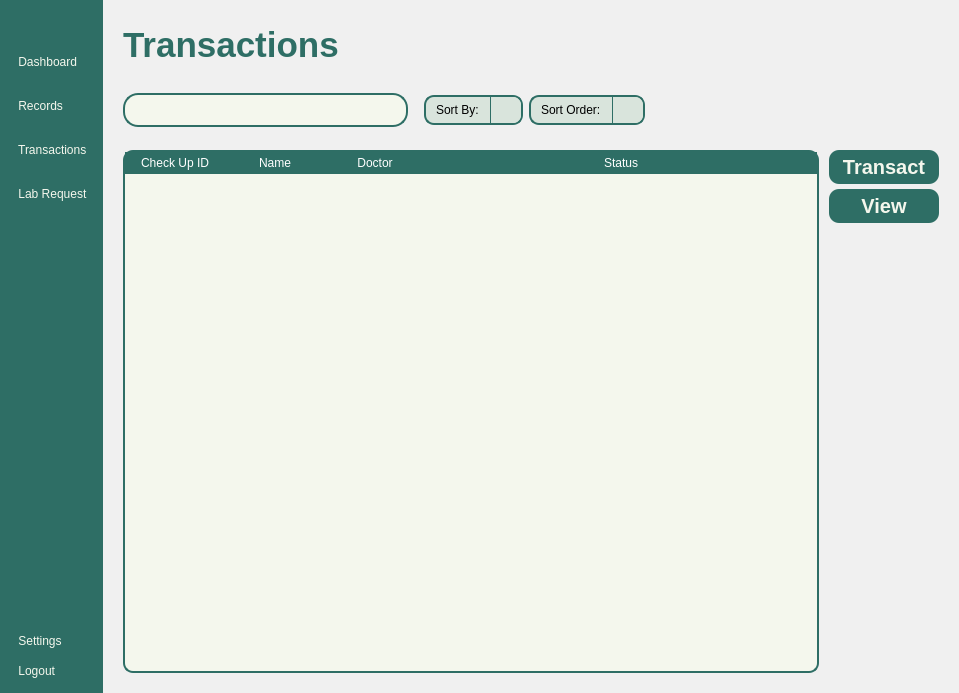
<?xml version="1.0" encoding="UTF-8"?>
<ui version="4.0">
 <class>MainWindow</class>
 <widget class="QMainWindow" name="MainWindow">
  <property name="geometry">
   <rect>
    <x>0</x>
    <y>0</y>
    <width>959</width>
    <height>693</height>
   </rect>
  </property>
  <property name="windowTitle">
   <string>MainWindow</string>
  </property>
  <property name="styleSheet">
   <string notr="true">*{
	padding: 0px;
	margin: 0px;
	border: 0px;
}
QPushButton {
	font: 900 16pt &quot;Satoshi Black&quot;;
	background-color: transparent;
 	border-radius: 10px;
	color: #F4F7ED;
	text-align: left;
	padding: 5px 5px;
}
#NavBar {
    background-color: #2E6E65;
}
QLabel {
	font: 900 10pt &quot;Satoshi Black&quot;;
	font-size: 20px;
	font-weight: bold;
	color: #2E6E65;
	qproperty-alignment: 'AlignLeft';
    qproperty-wordWrap: true;
	background: transparent;
}
</string>
  </property>
  <widget class="QWidget" name="centralwidget">
   <layout class="QHBoxLayout" name="horizontalLayout">
    <property name="spacing">
     <number>0</number>
    </property>
    <property name="leftMargin">
     <number>0</number>
    </property>
    <property name="topMargin">
     <number>0</number>
    </property>
    <property name="rightMargin">
     <number>0</number>
    </property>
    <property name="bottomMargin">
     <number>0</number>
    </property>
    <item>
     <widget class="QWidget" name="NavBar" native="true">
      <property name="sizePolicy">
       <sizepolicy hsizetype="Preferred" vsizetype="Expanding">
        <horstretch>0</horstretch>
        <verstretch>0</verstretch>
       </sizepolicy>
      </property>
      <layout class="QVBoxLayout" name="verticalLayout_3">
       <property name="spacing">
        <number>6</number>
       </property>
       <property name="leftMargin">
        <number>10</number>
       </property>
       <property name="topMargin">
        <number>10</number>
       </property>
       <property name="rightMargin">
        <number>10</number>
       </property>
       <property name="bottomMargin">
        <number>10</number>
       </property>
       <item>
        <widget class="QPushButton" name="DashBoardButton_2">
         <property name="text">
          <string/>
         </property>
         <property name="icon">
          <iconset resource="../Images/resources.qrc">
           <normaloff>:/lucide/icons/align-justify.svg</normaloff>:/lucide/icons/align-justify.svg</iconset>
         </property>
         <property name="iconSize">
          <size>
           <width>40</width>
           <height>40</height>
          </size>
         </property>
        </widget>
       </item>
       <item>
        <spacer name="verticalSpacer_3">
         <property name="orientation">
          <enum>Qt::Vertical</enum>
         </property>
         <property name="sizeType">
          <enum>QSizePolicy::Fixed</enum>
         </property>
         <property name="sizeHint" stdset="0">
          <size>
           <width>20</width>
           <height>10</height>
          </size>
         </property>
        </spacer>
       </item>
       <item>
        <layout class="QVBoxLayout" name="MainButtons_2">
         <property name="spacing">
          <number>20</number>
         </property>
         <property name="sizeConstraint">
          <enum>QLayout::SetNoConstraint</enum>
         </property>
         <item>
          <widget class="QPushButton" name="DashboardButton">
           <property name="text">
            <string> Dashboard</string>
           </property>
           <property name="icon">
            <iconset resource="../Images/resources.qrc">
             <normaloff>:/lucide/icons/layout-dashboard.svg</normaloff>:/lucide/icons/layout-dashboard.svg</iconset>
           </property>
           <property name="iconSize">
            <size>
             <width>40</width>
             <height>40</height>
            </size>
           </property>
          </widget>
         </item>
         <item>
          <widget class="QPushButton" name="RecordsButton">
           <property name="text">
            <string> Records</string>
           </property>
           <property name="icon">
            <iconset resource="../Images/resources.qrc">
             <normaloff>:/lucide/icons/file-text.svg</normaloff>:/lucide/icons/file-text.svg</iconset>
           </property>
           <property name="iconSize">
            <size>
             <width>40</width>
             <height>40</height>
            </size>
           </property>
          </widget>
         </item>
         <item>
          <widget class="QPushButton" name="TransactionsButton">
           <property name="styleSheet">
            <string notr="true">QPushButton{
	font: 900 20pt &quot;Satoshi Black&quot;;	
}
</string>
           </property>
           <property name="text">
            <string> Transactions</string>
           </property>
           <property name="icon">
            <iconset resource="../Images/resources.qrc">
             <normaloff>:/lucide/icons/tickets.svg</normaloff>:/lucide/icons/tickets.svg</iconset>
           </property>
           <property name="iconSize">
            <size>
             <width>40</width>
             <height>40</height>
            </size>
           </property>
          </widget>
         </item>
         <item>
          <widget class="QPushButton" name="LabRequestButton">
           <property name="text">
            <string> Lab Request</string>
           </property>
           <property name="icon">
            <iconset>
             <normaloff>:/lucide/icons/test-tubes.svg</normaloff>:/lucide/icons/test-tubes.svg</iconset>
           </property>
           <property name="iconSize">
            <size>
             <width>40</width>
             <height>40</height>
            </size>
           </property>
          </widget>
         </item>
        </layout>
       </item>
       <item>
        <spacer name="verticalSpacer_4">
         <property name="orientation">
          <enum>Qt::Vertical</enum>
         </property>
         <property name="sizeType">
          <enum>QSizePolicy::Expanding</enum>
         </property>
         <property name="sizeHint" stdset="0">
          <size>
           <width>20</width>
           <height>40</height>
          </size>
         </property>
        </spacer>
       </item>
       <item>
        <layout class="QVBoxLayout" name="verticalLayout_4">
         <property name="sizeConstraint">
          <enum>QLayout::SetNoConstraint</enum>
         </property>
         <item>
          <widget class="QPushButton" name="ProfileButton">
           <property name="text">
            <string> Settings</string>
           </property>
           <property name="icon">
            <iconset resource="../Images/resources.qrc">
             <normaloff>:/lucide/icons/user-round-cog.svg</normaloff>:/lucide/icons/user-round-cog.svg</iconset>
           </property>
           <property name="iconSize">
            <size>
             <width>40</width>
             <height>40</height>
            </size>
           </property>
          </widget>
         </item>
         <item>
          <widget class="QPushButton" name="pushButton_10">
           <property name="text">
            <string> Logout</string>
           </property>
           <property name="icon">
            <iconset resource="../Images/resources.qrc">
             <normaloff>:/lucide/icons/log-out.svg</normaloff>:/lucide/icons/log-out.svg</iconset>
           </property>
           <property name="iconSize">
            <size>
             <width>40</width>
             <height>40</height>
            </size>
           </property>
          </widget>
         </item>
        </layout>
       </item>
      </layout>
     </widget>
    </item>
    <item>
     <widget class="QFrame" name="MainBodyContainer">
      <property name="styleSheet">
       <string notr="true">#MainBodyContainer {
	background-color: #f0f0f0;
}

#Header {
	padding: 10px 20px;
	padding-top: 20px;
}
QLabel {
    padding: 0px;
}
#UserType {
	font: 500 12pt &quot;Satoshi&quot;;
	color: #2B3752;
}
#UserName {
	font: 900 16pt &quot;Satoshi&quot;;
	color: #2B3752;
}
#InterfaceTitle{
	font-size: 35px;
}
QGraphicsView {
    border: 2px solid #ccc;
    border-radius: 25px;
    background: white;
}


</string>
      </property>
      <property name="frameShape">
       <enum>QFrame::StyledPanel</enum>
      </property>
      <property name="frameShadow">
       <enum>QFrame::Raised</enum>
      </property>
      <layout class="QVBoxLayout" name="verticalLayout_5">
       <property name="spacing">
        <number>0</number>
       </property>
       <property name="leftMargin">
        <number>0</number>
       </property>
       <property name="topMargin">
        <number>0</number>
       </property>
       <property name="rightMargin">
        <number>0</number>
       </property>
       <property name="bottomMargin">
        <number>0</number>
       </property>
       <item>
        <widget class="QFrame" name="Header">
         <property name="sizePolicy">
          <sizepolicy hsizetype="Expanding" vsizetype="Preferred">
           <horstretch>0</horstretch>
           <verstretch>0</verstretch>
          </sizepolicy>
         </property>
         <property name="frameShape">
          <enum>QFrame::StyledPanel</enum>
         </property>
         <property name="frameShadow">
          <enum>QFrame::Raised</enum>
         </property>
         <layout class="QHBoxLayout" name="horizontalLayout_2">
          <property name="leftMargin">
           <number>0</number>
          </property>
          <property name="topMargin">
           <number>0</number>
          </property>
          <property name="rightMargin">
           <number>0</number>
          </property>
          <property name="bottomMargin">
           <number>0</number>
          </property>
          <item>
           <widget class="QLabel" name="InterfaceTitle">
            <property name="text">
             <string>Transactions</string>
            </property>
           </widget>
          </item>
          <item>
           <layout class="QHBoxLayout" name="UserPanel">
            <property name="rightMargin">
             <number>0</number>
            </property>
            <item>
             <layout class="QVBoxLayout" name="UserInfo">
              <property name="spacing">
               <number>0</number>
              </property>
             </layout>
            </item>
            <item>
             <widget class="QFrame" name="Profile">
              <property name="sizePolicy">
               <sizepolicy hsizetype="Fixed" vsizetype="Fixed">
                <horstretch>0</horstretch>
                <verstretch>0</verstretch>
               </sizepolicy>
              </property>
              <property name="minimumSize">
               <size>
                <width>50</width>
                <height>50</height>
               </size>
              </property>
              <property name="maximumSize">
               <size>
                <width>50</width>
                <height>50</height>
               </size>
              </property>
              <property name="frameShape">
               <enum>QFrame::StyledPanel</enum>
              </property>
              <property name="frameShadow">
               <enum>QFrame::Raised</enum>
              </property>
              <layout class="QVBoxLayout" name="verticalLayout_6">
               <property name="spacing">
                <number>0</number>
               </property>
               <property name="leftMargin">
                <number>0</number>
               </property>
               <property name="topMargin">
                <number>0</number>
               </property>
               <property name="rightMargin">
                <number>0</number>
               </property>
               <property name="bottomMargin">
                <number>0</number>
               </property>
              </layout>
             </widget>
            </item>
           </layout>
          </item>
         </layout>
        </widget>
       </item>
       <item>
        <widget class="QFrame" name="MainBody">
         <property name="sizePolicy">
          <sizepolicy hsizetype="Expanding" vsizetype="Expanding">
           <horstretch>0</horstretch>
           <verstretch>0</verstretch>
          </sizepolicy>
         </property>
         <property name="styleSheet">
          <string notr="true">#Searchbar {
	border: 2px solid #2E6E65;
	border-radius: 15px;
	text-align: center;
	background-color: transparent;
}


</string>
         </property>
         <property name="frameShape">
          <enum>QFrame::StyledPanel</enum>
         </property>
         <property name="frameShadow">
          <enum>QFrame::Raised</enum>
         </property>
         <layout class="QVBoxLayout" name="verticalLayout_7">
          <property name="spacing">
           <number>0</number>
          </property>
          <property name="leftMargin">
           <number>20</number>
          </property>
          <property name="topMargin">
           <number>0</number>
          </property>
          <property name="rightMargin">
           <number>20</number>
          </property>
          <property name="bottomMargin">
           <number>20</number>
          </property>
          <item>
           <widget class="QFrame" name="SearchBarContainer">
            <property name="sizePolicy">
             <sizepolicy hsizetype="Preferred" vsizetype="Expanding">
              <horstretch>0</horstretch>
              <verstretch>0</verstretch>
             </sizepolicy>
            </property>
            <property name="maximumSize">
             <size>
              <width>16777215</width>
              <height>70</height>
             </size>
            </property>
            <property name="frameShape">
             <enum>QFrame::StyledPanel</enum>
            </property>
            <property name="frameShadow">
             <enum>QFrame::Raised</enum>
            </property>
            <layout class="QHBoxLayout" name="horizontalLayout_4">
             <property name="leftMargin">
              <number>0</number>
             </property>
             <property name="topMargin">
              <number>0</number>
             </property>
             <item>
              <widget class="QWidget" name="SearchBar" native="true">
               <property name="sizePolicy">
                <sizepolicy hsizetype="Expanding" vsizetype="Fixed">
                 <horstretch>0</horstretch>
                 <verstretch>0</verstretch>
                </sizepolicy>
               </property>
               <property name="styleSheet">
                <string notr="true">#SearchBar {
	background-color: #F4F7ED;
	border: 2px solid #2E6E65;
    border-radius: 15px;
}
#Search{
	background-color: transparent ;
	font: 300 14pt &quot;Lexend Light&quot;;
}</string>
               </property>
               <layout class="QHBoxLayout" name="horizontalLayout_3">
                <property name="spacing">
                 <number>0</number>
                </property>
                <property name="leftMargin">
                 <number>0</number>
                </property>
                <property name="topMargin">
                 <number>5</number>
                </property>
                <property name="rightMargin">
                 <number>0</number>
                </property>
                <property name="bottomMargin">
                 <number>5</number>
                </property>
                <item>
                 <widget class="QLineEdit" name="Search"/>
                </item>
                <item>
                 <widget class="QPushButton" name="SearchButton">
                  <property name="text">
                   <string/>
                  </property>
                  <property name="icon">
                   <iconset resource="../Images/resources.qrc">
                    <normaloff>:/lucide/icons/search.svg</normaloff>:/lucide/icons/search.svg</iconset>
                  </property>
                  <property name="iconSize">
                   <size>
                    <width>30</width>
                    <height>30</height>
                   </size>
                  </property>
                 </widget>
                </item>
               </layout>
              </widget>
             </item>
             <item>
              <spacer name="horizontalSpacer_3">
               <property name="orientation">
                <enum>Qt::Horizontal</enum>
               </property>
               <property name="sizeType">
                <enum>QSizePolicy::Maximum</enum>
               </property>
               <property name="sizeHint" stdset="0">
                <size>
                 <width>10</width>
                 <height>20</height>
                </size>
               </property>
              </spacer>
             </item>
             <item>
              <widget class="QComboBox" name="DiagnoseBox">
               <property name="sizePolicy">
                <sizepolicy hsizetype="Preferred" vsizetype="Fixed">
                 <horstretch>0</horstretch>
                 <verstretch>0</verstretch>
                </sizepolicy>
               </property>
               <property name="styleSheet">
                <string notr="true">QComboBox {
    background-color: #D9E4DC;
    border: 2px solid #2E6E65;
    border-radius: 10px;
    padding: 5px 10px;
	font: 300 12pt &quot;Lexend Light&quot;;
}
QComboBox::drop-down {
    subcontrol-origin: padding;
    subcontrol-position: top right;
    width: 30px;
    border-left: 1px solid #2E6E65;
    background-color: #D9E4DC;
    border-top-right-radius: 8px;
    border-bottom-right-radius: 8px;
}
QComboBox::down-arrow {
    image: url(:/icons/icons/chevron-down.svg);
    width: 20px;
    height: 20px;
}
QComboBox QAbstractItemView {
    background-color: #F4F7ED;
    selection-background-color: #CCE3D0;
    border: 1px solid #2E6E65;
    border-radius: 2px;
    outline: 0;
	font: 300 12pt &quot;Lexend Light&quot;;
}</string>
               </property>
               <property name="editable">
                <bool>false</bool>
               </property>
               <item>
                <property name="text">
                 <string>Sort By:</string>
                </property>
               </item>
              </widget>
             </item>
             <item>
              <widget class="QComboBox" name="DateBox">
               <property name="styleSheet">
                <string notr="true">QComboBox {
    background-color: #D9E4DC;
    border: 2px solid #2E6E65;
    border-radius: 10px;
    padding: 5px 10px;
	font: 300 12pt &quot;Lexend Light&quot;;
}
QComboBox::drop-down {
    subcontrol-origin: padding;
    subcontrol-position: top right;
    width: 30px;
    border-left: 1px solid #2E6E65;
    background-color: #D9E4DC;
    border-top-right-radius: 8px;
    border-bottom-right-radius: 8px;
}
QComboBox::down-arrow {
    image: url(:/icons/icons/chevron-down.svg);
    width: 20px;
    height: 20px;
}
QComboBox QAbstractItemView {
    background-color: #F4F7ED;
    selection-background-color: #CCE3D0;
    border: 1px solid #2E6E65;
    border-radius: 2px;
    outline: 0;
	font: 300 12pt &quot;Lexend Light&quot;;
}</string>
               </property>
               <item>
                <property name="text">
                 <string>Sort Order: </string>
                </property>
               </item>
              </widget>
             </item>
             <item>
              <spacer name="horizontalSpacer_4">
               <property name="orientation">
                <enum>Qt::Horizontal</enum>
               </property>
               <property name="sizeType">
                <enum>QSizePolicy::Expanding</enum>
               </property>
               <property name="sizeHint" stdset="0">
                <size>
                 <width>200</width>
                 <height>20</height>
                </size>
               </property>
              </spacer>
             </item>
            </layout>
           </widget>
          </item>
          <item>
           <widget class="QWidget" name="widget" native="true">
            <property name="styleSheet">
             <string notr="true">QPushButton {
	font: 900 10pt &quot;Satoshi Black&quot;;
	background-color:  #2E6E65;
	border-radius: 10px;
	font-weight: bold;	
	font-size: 20px;
	color: #F4F7ED;
	text-align: center;
}</string>
            </property>
            <layout class="QHBoxLayout" name="horizontalLayout_5">
             <property name="spacing">
              <number>10</number>
             </property>
             <property name="leftMargin">
              <number>0</number>
             </property>
             <property name="topMargin">
              <number>0</number>
             </property>
             <property name="rightMargin">
              <number>0</number>
             </property>
             <property name="bottomMargin">
              <number>0</number>
             </property>
             <item>
              <widget class="QScrollArea" name="scrollArea">
               <property name="styleSheet">
                <string notr="true">QScrollBar:vertical {
     background: transparent;
     width: 10px;
	border-radius: 5px;
}
QScrollBar::handle:vertical {
    	background: #C0C0C0;
    	border-radius: 5px;
}
QScrollBar::handle:vertical:hover {
    	background: #A0A0A0;
}
QScrollBar::add-line:vertical,
QScrollBar::sub-line:vertical{
    	background: none;
    	border: none;
}</string>
               </property>
               <property name="widgetResizable">
                <bool>true</bool>
               </property>
               <widget class="QWidget" name="scrollAreaWidgetContents">
                <property name="geometry">
                 <rect>
                  <x>0</x>
                  <y>0</y>
                  <width>502</width>
                  <height>521</height>
                 </rect>
                </property>
                <layout class="QVBoxLayout" name="verticalLayout_2">
                 <property name="spacing">
                  <number>0</number>
                 </property>
                 <property name="leftMargin">
                  <number>0</number>
                 </property>
                 <property name="topMargin">
                  <number>0</number>
                 </property>
                 <property name="rightMargin">
                  <number>0</number>
                 </property>
                 <property name="bottomMargin">
                  <number>0</number>
                 </property>
                 <item>
                  <widget class="QTableWidget" name="TransactionTable">
                   <property name="styleSheet">
                    <string notr="true">QTableWidget {
	background-color: #F4F7ED;
	gridline-color: transparent;
	border-radius: 10px;
	border: 2px solid #2E6E65;
}
QTableWidget::item {
	border: none;
	font:500 16pt &quot;Satoshi&quot;;
	color: #2B3752;
}
QTableWidget::item:selected {
	background-color: rgba(46, 110, 101, 0.3);
}
QTableWidget QHeaderView::section {
	background-color: #2E6E65;
	color: white;
	font: 700 15pt &quot;Satoshi&quot;;
	border: 2px solid #2E6E65;
}</string>
                   </property>
                   <attribute name="horizontalHeaderStretchLastSection">
                    <bool>true</bool>
                   </attribute>
                   <column>
                    <property name="text">
                     <string>Check Up ID</string>
                    </property>
                   </column>
                   <column>
                    <property name="text">
                     <string>Name</string>
                    </property>
                   </column>
                   <column>
                    <property name="text">
                     <string>Doctor</string>
                    </property>
                   </column>
                   <column>
                    <property name="text">
                     <string>Status</string>
                    </property>
                   </column>
                  </widget>
                 </item>
                </layout>
               </widget>
              </widget>
             </item>
             <item alignment="Qt::AlignTop">
              <widget class="QWidget" name="widget_2" native="true">
               <property name="sizePolicy">
                <sizepolicy hsizetype="Fixed" vsizetype="Fixed">
                 <horstretch>0</horstretch>
                 <verstretch>0</verstretch>
                </sizepolicy>
               </property>
               <property name="minimumSize">
                <size>
                 <width>110</width>
                 <height>0</height>
                </size>
               </property>
               <property name="maximumSize">
                <size>
                 <width>110</width>
                 <height>16777215</height>
                </size>
               </property>
               <layout class="QVBoxLayout" name="verticalLayout">
                <property name="spacing">
                 <number>5</number>
                </property>
                <property name="leftMargin">
                 <number>0</number>
                </property>
                <property name="topMargin">
                 <number>0</number>
                </property>
                <property name="rightMargin">
                 <number>0</number>
                </property>
                <property name="bottomMargin">
                 <number>0</number>
                </property>
                <item>
                 <widget class="QPushButton" name="TransactButton">
                  <property name="text">
                   <string>Transact</string>
                  </property>
                 </widget>
                </item>
                <item>
                 <widget class="QPushButton" name="ViewButton">
                  <property name="text">
                   <string>View</string>
                  </property>
                 </widget>
                </item>
               </layout>
              </widget>
             </item>
            </layout>
           </widget>
          </item>
         </layout>
        </widget>
       </item>
      </layout>
     </widget>
    </item>
   </layout>
  </widget>
 </widget>
 <resources>
  <include location="../Images/resources.qrc"/>
 </resources>
 <connections/>
</ui>
